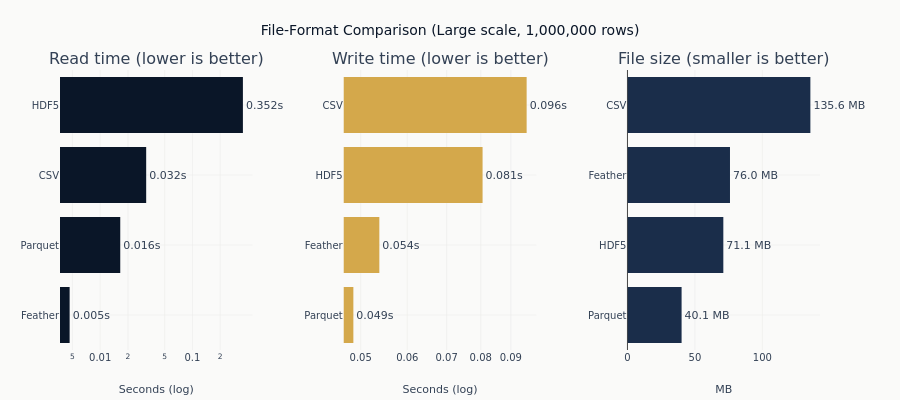

The cell this chart's notebook holds for it:
### Markdown cell above
## 7. Visualisation

### Code cell
fig = make_subplots(
    rows=1,
    cols=3,
    subplot_titles=[
        "Read time (lower is better)",
        "Write time (lower is better)",
        "File size (smaller is better)",
    ],
    horizontal_spacing=0.12,
)

read_data = results_df.filter(pl.col("operation") == "read").sort("time_s")
write_data = results_df.filter(pl.col("operation") == "write").sort("time_s")
size_data = results_df.filter(pl.col("operation") == "write").sort("size_mb")

fig.add_trace(
    go.Bar(
        y=read_data["format"].to_list(),
        x=read_data["time_s"].to_list(),
        orientation="h",
        marker_color=COLORS["blue"],
        text=[f"{t:.3f}s" for t in read_data["time_s"].to_list()],
        textposition="outside",
        cliponaxis=False,
    ),
    row=1,
    col=1,
)
fig.add_trace(
    go.Bar(
        y=write_data["format"].to_list(),
        x=write_data["time_s"].to_list(),
        orientation="h",
        marker_color=COLORS["amber"],
        text=[f"{t:.3f}s" for t in write_data["time_s"].to_list()],
        textposition="outside",
        cliponaxis=False,
    ),
    row=1,
    col=2,
)
fig.add_trace(
    go.Bar(
        y=size_data["format"].to_list(),
        x=size_data["size_mb"].to_list(),
        orientation="h",
        marker_color=COLORS["slate"],
        text=[f"{s:.1f} MB" for s in size_data["size_mb"].to_list()],
        textposition="outside",
        cliponaxis=False,
    ),
    row=1,
    col=3,
)

fig.update_xaxes(title_text="Seconds (log)", row=1, col=1, type="log")
fig.update_xaxes(title_text="Seconds (log)", row=1, col=2, type="log")
fig.update_xaxes(title_text="MB", row=1, col=3)

_scale_word = {"S": "Small", "M": "Medium", "L": "Large"}.get(ACTIVE_SCALE, ACTIVE_SCALE)
fig.update_layout(
    title_text=f"File-Format Comparison ({_scale_word} scale, {total_rows:,} rows)",
    height=400,
    showlegend=False,
    paper_bgcolor=COLORS["bg_light"],
    plot_bgcolor=COLORS["bg_light"],
    # Wider right margin so 'XX.X MB' / 'X.XXs' value labels don't crop.
    margin=dict(l=60, r=80, t=70, b=50),
)

fig.show()

### Figure 1 — Plotly figure (JSON) as saved in the notebook; plotly's stock layout.template omitted (floating-point values rounded to 4 significant figures)
{"data": [{"cliponaxis": false, "marker": {"color": "#0a1628"}, "orientation": "h", "text": ["0.005s", "0.016s", "0.032s", "0.352s"], "textposition": "outside", "type": "bar", "x": [0.004663, 0.0165, 0.03151, 0.3523], "xaxis": "x", "y": ["Feather", "Parquet", "CSV", "HDF5"], "yaxis": "y"}, {"cliponaxis": false, "marker": {"color": "#D4A84B"}, "orientation": "h", "text": ["0.049s", "0.054s", "0.081s", "0.096s"], "textposition": "outside", "type": "bar", "x": [0.04859, 0.05379, 0.08058, 0.09575], "xaxis": "x2", "y": ["Parquet", "Feather", "HDF5", "CSV"], "yaxis": "y2"}, {"cliponaxis": false, "marker": {"color": "#1a2d4a"}, "orientation": "h", "text": ["40.1 MB", "71.1 MB", "76.0 MB", "135.6 MB"], "textposition": "outside", "type": "bar", "x": [40.13, 71.07, 76.01, 135.6], "xaxis": "x3", "y": ["Parquet", "HDF5", "Feather", "CSV"], "yaxis": "y3"}], "layout": {"annotations": [{"font": {"size": 16}, "showarrow": false, "text": "Read time (lower is better)", "x": 0.1267, "xanchor": "center", "xref": "paper", "y": 1.0, "yanchor": "bottom", "yref": "paper"}, {"font": {"size": 16}, "showarrow": false, "text": "Write time (lower is better)", "x": 0.5, "xanchor": "center", "xref": "paper", "y": 1.0, "yanchor": "bottom", "yref": "paper"}, {"font": {"size": 16}, "showarrow": false, "text": "File size (smaller is better)", "x": 0.8733, "xanchor": "center", "xref": "paper", "y": 1.0, "yanchor": "bottom", "yref": "paper"}], "height": 400, "margin": {"b": 50, "l": 60, "r": 80, "t": 70}, "paper_bgcolor": "#FAFAF9", "plot_bgcolor": "#FAFAF9", "showlegend": false, "title": {"text": "File-Format Comparison (Large scale, 1,000,000 rows)"}, "xaxis": {"anchor": "y", "domain": [0.0, 0.2533], "title": {"text": "Seconds (log)"}, "type": "log"}, "xaxis2": {"anchor": "y2", "domain": [0.3733, 0.6267], "title": {"text": "Seconds (log)"}, "type": "log"}, "xaxis3": {"anchor": "y3", "domain": [0.7467, 1.0], "title": {"text": "MB"}}, "yaxis": {"anchor": "x", "domain": [0.0, 1.0]}, "yaxis2": {"anchor": "x2", "domain": [0.0, 1.0]}, "yaxis3": {"anchor": "x3", "domain": [0.0, 1.0]}}}
